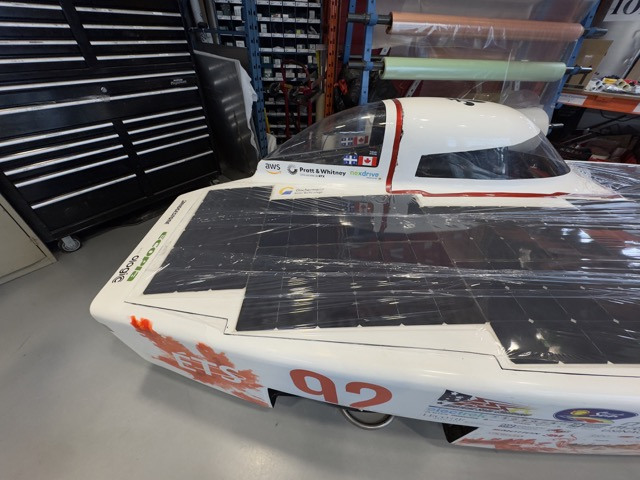
#> input picture dataset/eclipse/1.jpg, 640 x 480 px; its folder holds 4 pictures in this run
$ python combine.py
#> lines starting #> are read from the running program, lines starting #| are printed output that depends on the picture
import os
import re

import matplotlib.pyplot as plt
from PIL import Image

folder_paths = ["dataset/eclipse", "dataset/flower", "dataset/niagara", "dataset/mac"]

for folder_path in folder_paths:
    image_paths = sorted(
        [
            os.path.join(folder_path, file)
            for file in os.listdir(folder_path)
            if re.search(r"\.(jpe?g|png)$", file)
        ]
    )

    # Open images and store them in a list
    images = [Image.open(image_path) for image_path in image_paths]
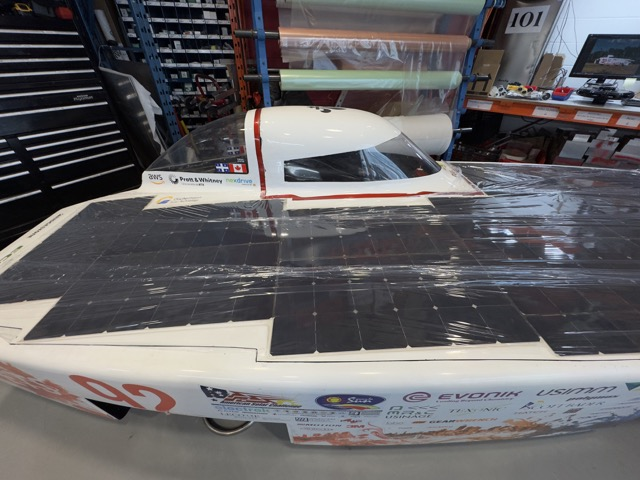
#> input picture dataset/eclipse/2.jpg, 640 x 480 px
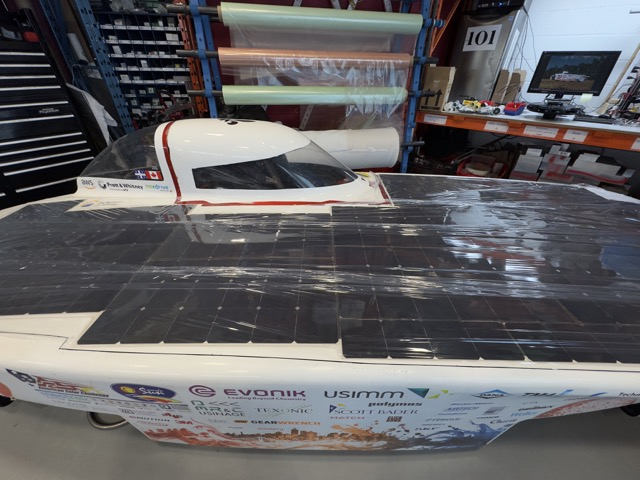
#> input picture dataset/eclipse/3.jpg, 640 x 480 px
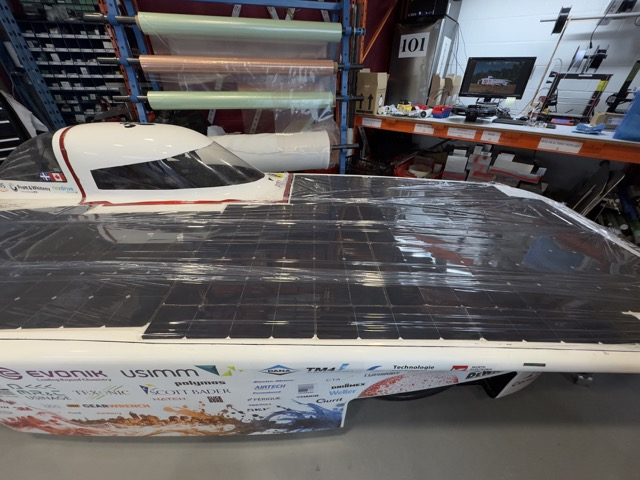
#> input picture dataset/eclipse/4.jpg, 640 x 480 px
#> images = 4 items

    # Calculate the number of rows needed (3 images per row)
    num_images = len(images)
#> num_images = 4
    num_rows = (num_images + 2) // 3
#> num_rows = 2

    # Create a figure with a fixed size (1920x1080 pixels at dpi=100 equals 19.2x10.8 inches)
    fig, ax = plt.subplots(num_rows, 3, figsize=(19.2, 10.8), squeeze=False)
    fig.suptitle(os.path.basename(folder_path).capitalize(), fontsize=40)

    # Display each image in the subplot
    for i, image in enumerate(images):
        row = i // 3
        col = i % 3
        ax[row, col].imshow(image)
        ax[row, col].axis("off")
        ax[row, col].set_title(f"{i + 1}", fontsize=20)
#> this loop made 4 passes
#> (row, col) on passes 1 to 4: (0, 0), (0, 1), (0, 2), (1, 0)

    # Hide any unused subplots
    for j in range(num_images, num_rows * 3):
        row = j // 3
        col = j % 3
        ax[row, col].axis("off")

    # Save the figure at 1080p by specifying dpi
    plt.savefig(f"{folder_path}_combined_image.jpg", dpi=100)
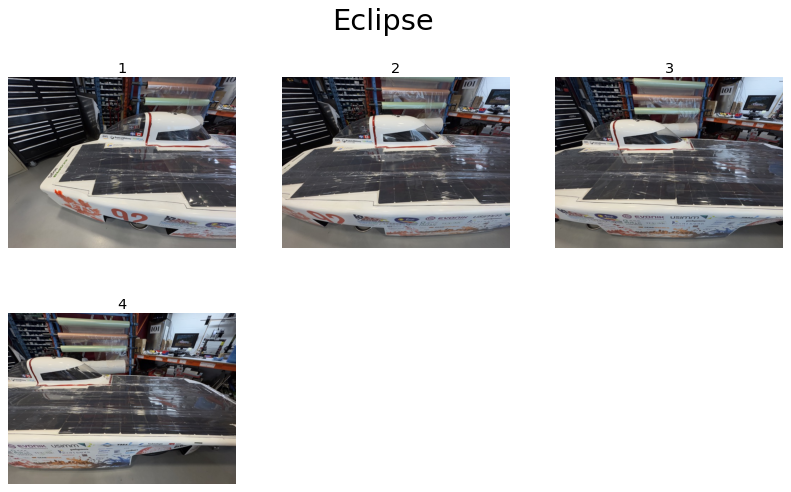
#> figure drawn by matplotlib, 4 panels
#> (the run stopped early here; a loop or call above may not have finished)
